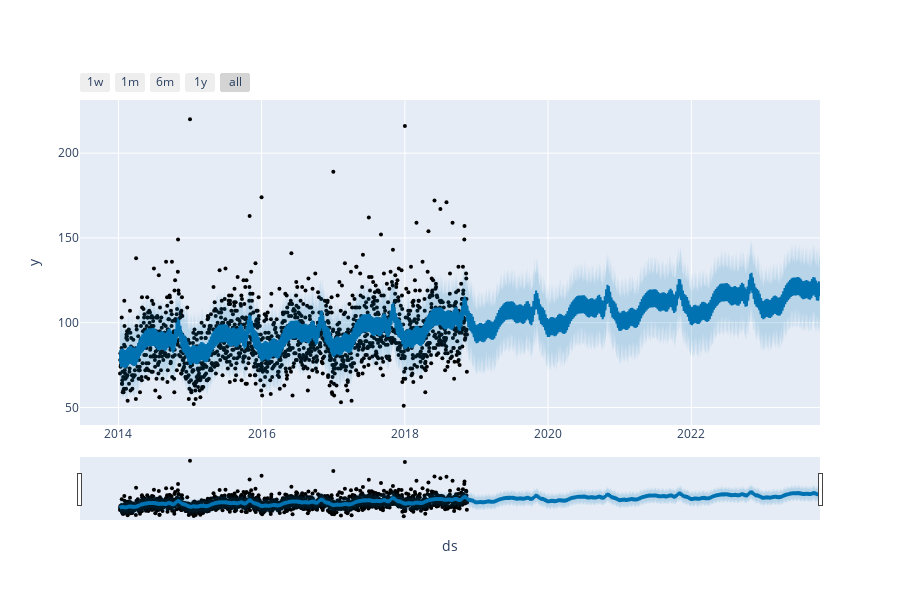

The notebook cell saved with this chart:
### Code cell
#Make an interactive plot for forecasted data 
plot_plotly(m, forecast)

### Figure 1 — Plotly figure (JSON) as saved in the notebook; plotly's stock layout.template omitted (floating-point values rounded to 4 significant figures; data arrays with more than 128 entries replaced by an {"elided": "..."} marker saying what was removed)
{"data": [{"marker": {"color": "black", "size": 4}, "mode": "markers", "name": "Actual", "type": "scatter", "x": {"elided": "1771 str values"}, "y": {"elided": "1771 int values"}}, {"hoverinfo": "skip", "line": {"width": 0}, "mode": "lines", "type": "scatter", "x": {"elided": "3571 str values"}, "y": {"elided": "3571 float values"}}, {"fill": "tonexty", "fillcolor": "rgba(0, 114, 178, 0.2)", "line": {"color": "#0072B2", "width": 2}, "mode": "lines", "name": "Predicted", "type": "scatter", "x": {"elided": "3571 str values"}, "y": {"elided": "3571 float values"}}, {"fill": "tonexty", "fillcolor": "rgba(0, 114, 178, 0.2)", "hoverinfo": "skip", "line": {"width": 0}, "mode": "lines", "type": "scatter", "x": {"elided": "3571 str values"}, "y": {"elided": "3571 float values"}}], "layout": {"height": 600, "showlegend": false, "width": 900, "xaxis": {"rangeselector": {"buttons": [{"count": 7, "label": "1w", "step": "day", "stepmode": "backward"}, {"count": 1, "label": "1m", "step": "month", "stepmode": "backward"}, {"count": 6, "label": "6m", "step": "month", "stepmode": "backward"}, {"count": 1, "label": "1y", "step": "year", "stepmode": "backward"}, {"step": "all"}]}, "rangeslider": {"visible": true}, "title": {"text": "ds"}, "type": "date"}, "yaxis": {"title": {"text": "y"}}}}
